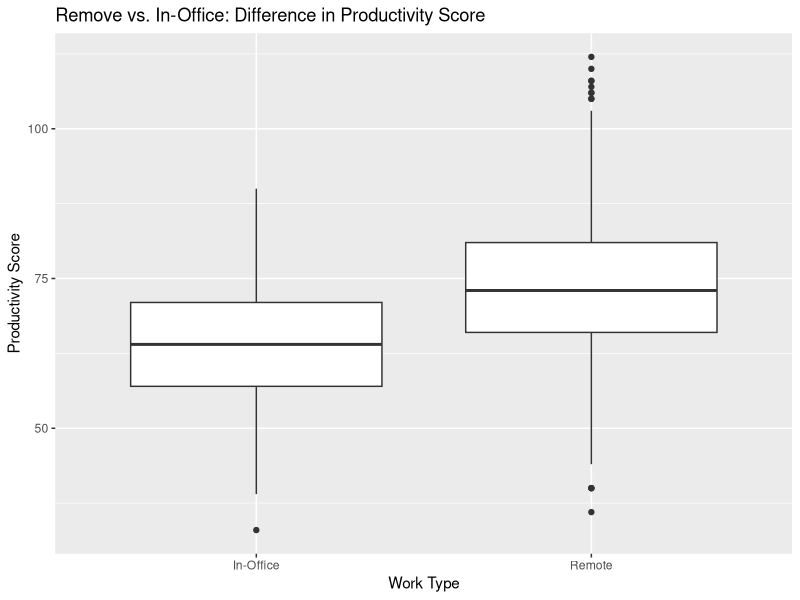
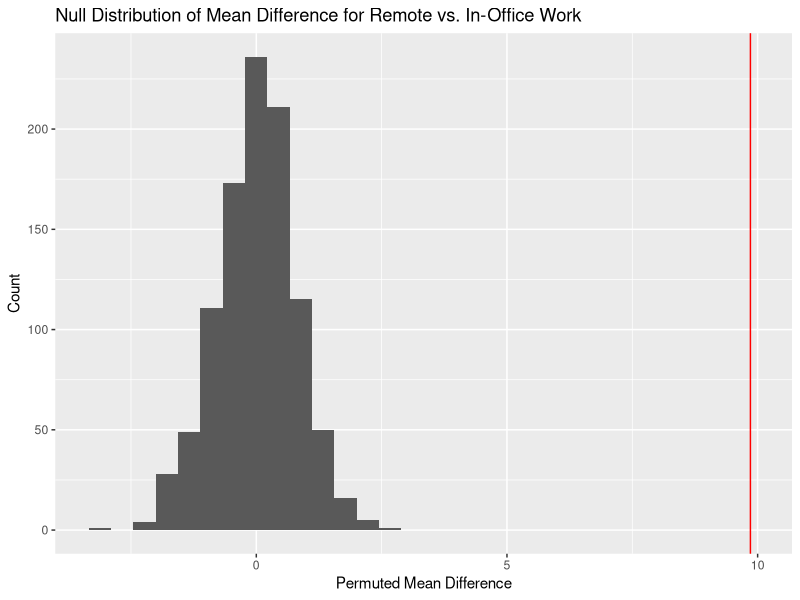
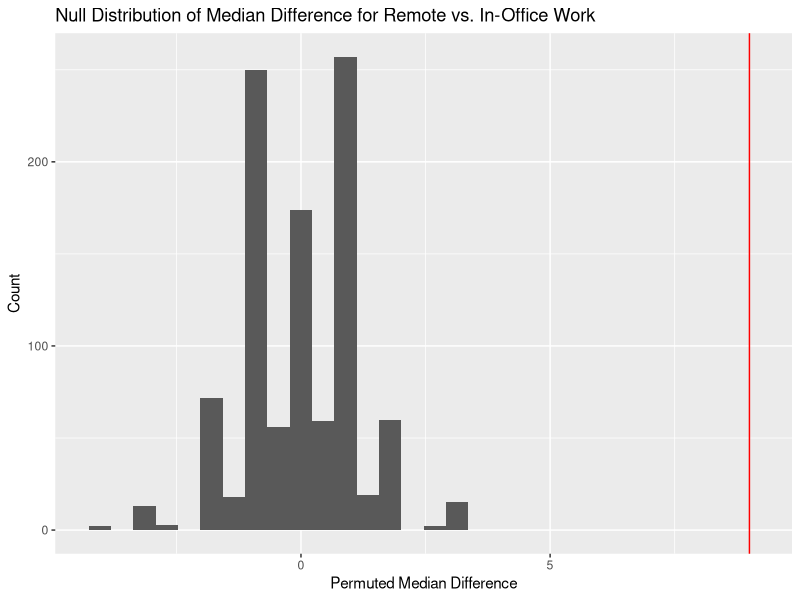

Recreate these plots in R, in order.
## ---- chunk 1
#| fig-alt: "Boxplot comparing productivity scores for remote and in-office workers. Remote workers show a higher median productivity score and greater spread. In-office workers have a lower median and less dispersed distribution."

library(dplyr)
library(ggplot2)
library(purrr)

remote <- read.csv("remote_work_productivity.csv")

remote <- remote |> 
  mutate(
    typework = Employment_Type,
    productivity = Productivity_Score
  )

remote |> 
  ggplot(aes(x = typework, y = productivity)) +
  geom_boxplot() +
  labs(title = "Remove vs. In-Office: Difference in Productivity Score",
       x = "Work Type",
       y = "Productivity Score")
## ---- chunk 2
#| fig-alt: "Table showing the first 10 permutations of the difference in mean and median productivity scores between remote and in-office work. The observed differences are constant across rows, while the permuted differences vary randomly."

remote_summary <- remote |> 
  group_by(typework) |> 
  summarize(ave_productivity = mean(productivity),
            med_productivity = median(productivity))

obs_diff <- remote |> 
  group_by(typework) |> 
  summarize(ave_productivity = mean(productivity),
            med_productivity = median(productivity)) |> 
  summarize(obs_ave_diff = diff(ave_productivity),
            obs_med_diff = diff(med_productivity))

perm_data <- function(rep, data){
  data |> 
    select(typework, productivity) |> 
    mutate(productivity_perm = sample(productivity, replace = FALSE)) |> 
    group_by(typework) |> 
    summarize(obs_ave = mean(productivity),
              obs_med = median(productivity),
              perm_ave = mean(productivity_perm),
              perm_med = median(productivity_perm)) |> 
    summarize(obs_ave_diff = diff(obs_ave),
              obs_med_diff = diff(obs_med),
              perm_ave_diff = diff(perm_ave),
              perm_med_diff = diff(perm_med),
              rep = rep)
}

map(c(1:10), perm_data, data = remote) |> 
  list_rbind()
## ---- chunk 3
#| fig-alt: "Histogram of permuted mean differences in productivity scores between remote and in-office workers. The distribution is centered around zero, and a red vertical line is at around 9.86. This line shows the observed mean difference and is very far to the right of the null distribution, suggesting statistical significance."

set.seed(47)
perm_stats <- map(1:1000, perm_data, data = remote) |> 
  list_rbind()

perm_stats |> 
  ggplot(aes(x = perm_ave_diff)) + 
  geom_histogram() + 
  geom_vline(aes(xintercept = obs_ave_diff), color = "red") + 
    labs(title = "Null Distribution of Mean Difference for Remote vs. In-Office Work",
       x = "Permuted Mean Difference",
       y = "Count")
## ---- chunk 4
#| fig-alt: "Histogram of permuted median differences between productivity scores for remote and in-office work. The distribution is centered around zero, and a red vertical line is at around 9.86. This line shows the observed median difference and is very far to the right of the null distribution, suggesting statistical significance."

perm_stats |> 
  ggplot(aes(x = perm_med_diff)) + 
  geom_histogram() + 
  geom_vline(aes(xintercept = obs_med_diff), color = "red") +
    labs(title = "Null Distribution of Median Difference for Remote vs. In-Office Work",
       x = "Permuted Median Difference",
       y = "Count")
## ---- chunk 5
#| fig-alt: "Table showing p-values for the permutation test of mean and median differences in productivity scores between remote and in-office work. Both p-values are 0, indicating that none of the 1000 permuted differences were as extreme as the observed differences. Thus, we can reject the null hypothesis and the observed differences are unlikely due to chance"

perm_stats |> 
  summarize(p_val_ave = mean(perm_ave_diff > obs_ave_diff),
            p_val_med = mean(perm_med_diff > obs_med_diff))
